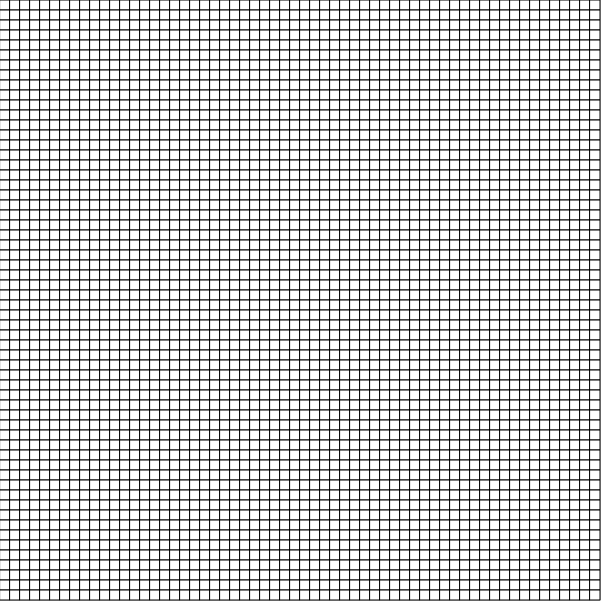
Frame 1 (no input)
Frame 60 (no input): identical to frame 1, image omitted
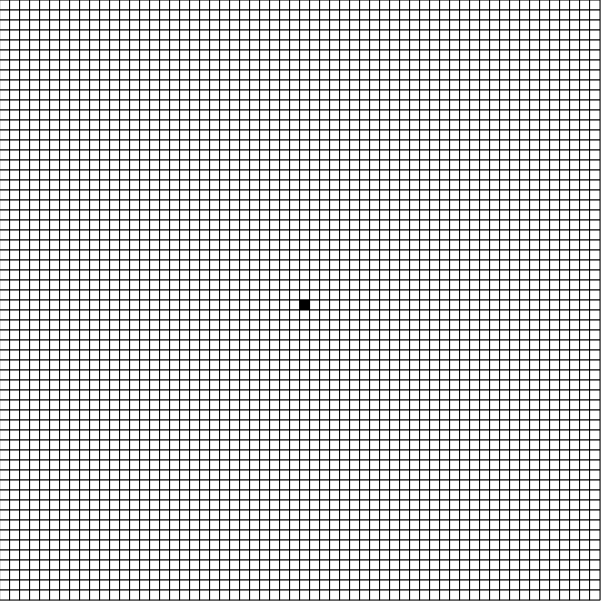
Frame 120 (the mouse pressed at the canvas centre since frame 60)

The p5.js sketch that drew these frames (run headless with seeded random() and noise() and a simulated clock; from frame 60 on, the mouse is pressed at the canvas centre):

// p5.js sketch
// ── sketch.js
let cells = [];
var rows, cols;
var cellSize = 10;
var started = false;
var rand = false;
var gosperGunEncoding = [301, 302, 361, 362, 311, 371, 431, 252, 193, 194, 492, 553, 554, 375, 256, 317, 378, 437, 496, 377, 321, 261, 201, 202, 262, 322, 143, 383, 85, 145, 385, 445, 215, 216, 276, 275];

function setup() {
    //frameRate(5);
	createCanvas(601, 601);
    
    button = createButton('START');
    button.position(0, height + 30);
    button.mousePressed(startGol);
    
    randomButton = createButton('RANDOM');
    randomButton.position(70, height + 30);
    randomButton.mousePressed(startRandom);
    
    resetButton = createButton('RESET');
    resetButton.position(150, height + 30);
    resetButton.mousePressed(resetGol);
    
    gosperButton = createButton('Gosper Gun');
    gosperButton.position(220, height + 30);
    gosperButton.mousePressed(gosper);
    
    rows = floor(width/cellSize);
    cols = floor(height/cellSize);
    
    for(var j = 0; j <  rows; j++){
        for(var i = 0; i < cols; i++){
            cells.push(new Cell(i, j));
        }
    }
}

function gosper(){
    started = false;
    rand = false;
    resetGol();
    for(var i = 0; i < gosperGunEncoding.length; i++){
        cells[gosperGunEncoding[i]].alive = true;
    }
    started = true;
}

function resetGol(){
    started = false;
    rand = false;
    for(var i = 0; i < cells.length; i++){
        cells[i].alive = false;
    }
}

function startGol()
{
    started = true;
}

function startRandom()
{
    rand = true;
}

function draw() {
    background(200);
    for(var i = 0; i < cells.length; i++){
        cells[i].show();
    }
    
    if(rand){
        for(var i = 0; i < cells.length; i++){
            cells[i].alive = (random(1) < 0.5);
        }
        started = true;
        rand = false;
    }
    
    if(started){
        var newCells = [];
        for(var j = 0; j < rows; j++){
            for(var i = 0; i < cols; i++){
                newCells.push(new Cell(i, j, cells[getIndex(i, j)].stayingAlive()));
            }
        }
        
        cells = newCells;
    }
}

function getIndex(x, y){
    if(x < 0 || x > cols - 1 || y < 0 || y > rows - 1){
        return -1;
    } else{
        return(x + y * cols);
    }
}

function mousePressed(){
    if(!started){
        if(mouseX < width && mouseY < height){
            var clickedX = floor(mouseX/cellSize);
            var clickedY = floor(mouseY/cellSize);
            //console.log(clickedX, clickedY);
            var ind = getIndex(clickedX, clickedY);
            if(ind != -1){
                //console.log(ind);
                cells[ind].click();
            }
        }
    }
}
// ── cell.js
class Cell {
    constructor(i, j, alive=false){
        this.i = i;
        this.j = j;
        this.alive = alive;
        
        this.neighborIndices = [this.index(i - 1, j - 1),
                                this.index(i, j -1),
                                this.index(i + 1, j -1),
                                this.index(i + 1, j),
                                this.index(i + 1, j + 1),
                                this.index(i, j + 1),
                                this.index(i - 1, j + 1),
                                this.index(i - 1, j)
                               ];
    }
    
    show(){
        var x = this.i * cellSize;
        var y = this.j * cellSize;
        
        stroke(0);
        fill(this.alive ? 0 : 255);
        rect(x, y , cellSize, cellSize);
    }
    
    click(){
        this.alive = true;
    }
    
    index(x, y){
        if(x < 0 || x > cols - 1 || y < 0 || y > rows - 1){
            return -1;
        } else{
            return(x + y * cols);
        }
    }
    
    stayingAlive(){
        var count = 0;
        for(var i = 0; i < this.neighborIndices.length; i++){
            if(this.neighborIndices[i] != -1 && cells[this.neighborIndices[i]].alive){
                count++;
                if(count > 3){
                    break;
                }
            }
        }
        
        return((count < 2 || count > 3) ? false : ((count == 3) ? true : this.alive));
    }
}
